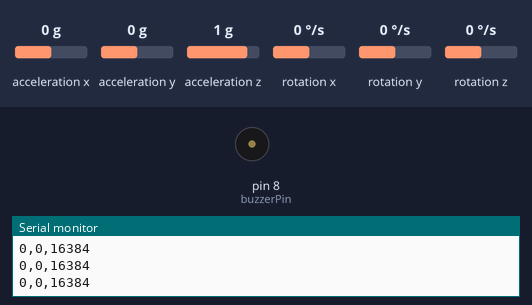
Bench run of a sketch on a simulated Arduino Uno, built with avr-gcc and run on an emulated ATmega328P. Shown: buzzer (waves = sounding, pin HIGH), the last lines printed to the serial monitor. Wiring (inferred from the names in the program): MPU-6050 motion sensor at I2C address 0x68. Inputs (shaded band) come from the test bench; at power-on: acceleration x 0 g, acceleration y 0 g, acceleration z 1 g, rotation x 0 °/s, rotation y 0 °/s, rotation z 0 °/s. Storage starts empty.

Above: at 1.2 s.
1.3 s: acceleration x set to 0.2 g
At 1.57 s:
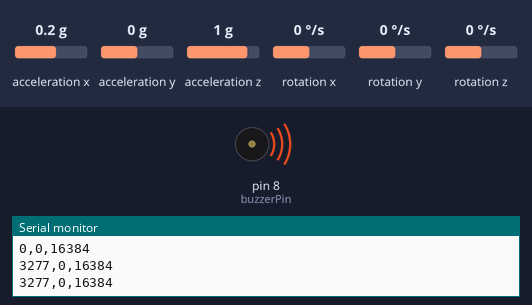
4.3 s: acceleration x set to -1.4 g
At 5.0 s:
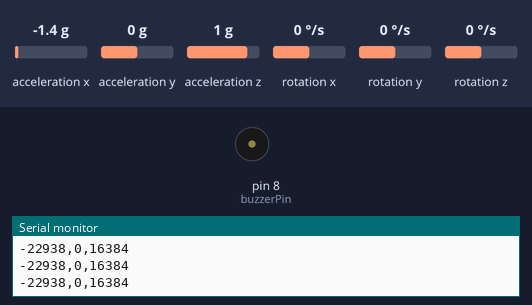
8.8 s: acceleration x set to 0.8 g
At 8.95 s:
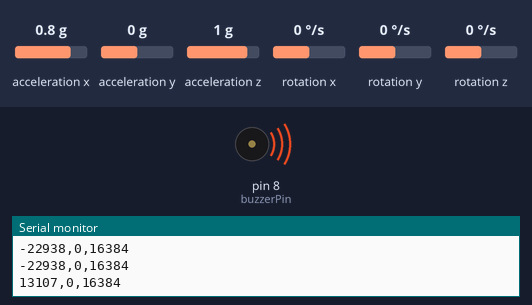
11.8 s: acceleration x set to 0 g
At 12.4 s:
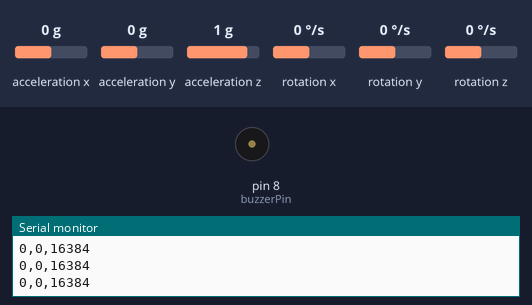
Timing chart, 0 to 14.3 s (numbered marks = the images above; inputs shaded):
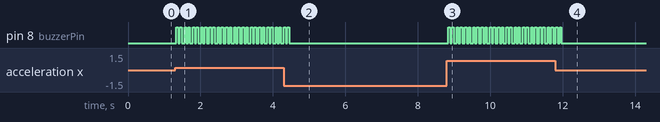

Measured:
- the behaviour switches between 0 and 0.1 g on acceleration x (found by bisection; images 0 and 1)
- after the input at 1.3 s, pin 8 (buzzerPin): alternates HIGH for 0.05 s and LOW for 0.05 s, starting at once
- after the input at 4.3 s, pin 8 (buzzerPin): goes on until 4.5 s, then stays LOW
- after the input at 8.8 s, pin 8 (buzzerPin): alternates HIGH for 0.05 s and LOW for 0.05 s, starting at once
- after the input at 11.8 s, pin 8 (buzzerPin): goes on until 12.0 s, then stays LOW

The sketch:

sismografo.ino
```cpp
//Code written by Antonio Nirta (www.intrageo.it)

#include <SD.h> //Load SD card library
#include<SPI.h> //Load SPI Library
#include "Wire.h"    // imports the wire library for talking over I2C

const int MPU = 0x68;   //Default address of I2C for MPU 6050
const int8_t ACCEL_CONFIG = 0x1C; // configurazione dell’accelerometro
const int8_t PWR_MGMT_1   = 0x6B; // risparmio energia 1 indirizzo del registro
const int8_t ACCEL_XOUT_H = 0x3B; // misure accelerometriche

// settaggio del fondo scala accelerometro
const int8_t AFS_SEL_2G   = 0x00;
const int8_t AFS_SEL_4G   = 0x08;
const int8_t AFS_SEL_8G   = 0x10;
const int8_t AFS_SEL_16G  = 0x18;
float to_g_force;

int16_t AcX, AcY, AcZ;

unsigned long time;


int CS_PIN = 4;                   //SD reader/writer PIN
int buzzerPin = 8;               //Buzzer PIN

void setup(){
  Serial.begin(9600); //turn on serial monitor
  Wire.begin();                   // Wire library initialization
  Wire.beginTransmission(MPU);    // Begin transmission to MPU
  Wire.write(0x6B);               // PWR_MGMT_1 register
  Wire.write(0);                  // MPU-6050 to start mode
  Wire.endTransmission(true);

  pinMode(buzzerPin, OUTPUT);

  // svegliare l’unità mpu-6050
  Wire.beginTransmission(MPU);
  Wire.write(PWR_MGMT_1);
  Wire.write(0);
  Wire.endTransmission();

  // selezionare il fondo scala dell’accelerometro
  int8_t afs_sel = AFS_SEL_2G;

 // impostazioni dell’accelerometro a fondo scala
   Wire.beginTransmission(MPU);
   Wire.write(ACCEL_CONFIG);
   Wire.write(afs_sel);
   Wire.endTransmission();


  if (SD.exists("example.txt")) {
      SD.remove("example.txt");
  }


//Scrivo l'header del file LOG.csv

File file = SD.open("LOG.csv", FILE_WRITE);
if (file)
  {
    String header = "AcX, AcY, AcZ, Time"; //These will be the headers for your excel file, CHANGE "" to whatevr headers you would like to use
    file.println(header);
    file.close();
    Serial.println(header);
  }

}

void loop() {
  Wire.beginTransmission(MPU);      // Start transfer
  Wire.write(0x3B);                 // register 0x3B (ACCEL_XOUT_H), records data in queue
  Wire.endTransmission(false);      // Maintain connection
  Wire.requestFrom(MPU, 14, true);  // Request data to MPU


  //Reads byte by byte

  AcX = Wire.read() << 8 | Wire.read(); // 0x3B (ACCEL_XOUT_H) & 0x3C (ACCEL_XOUT_L)
  AcY = Wire.read() << 8 | Wire.read(); // 0x3D (ACCEL_YOUT_H) & 0x3E (ACCEL_YOUT_L)
  AcZ = Wire.read() << 8 | Wire.read(); // 0x3F (ACCEL_ZOUT_H) & 0x40 (ACCEL_ZOUT_L)

  //Prints values on Serial
  Serial.print(AcX);
  Serial.print(",");
  Serial.print(AcY);
  Serial.print(",");
  Serial.println(AcZ);
  delay(20);

  if (AcX > 0) { beep(50); beep(50); }     //sound from AcX
  if (AcY > 250) { beep(50); beep(50); }        //sound from AcY
  if (AcZ > 19000) { beep(50); beep(50); }    //sound from AcZ


//Time
time = millis();

//Scrivo le accelerazioni nel file LOG.csv
File file = SD.open("LOG.csv", FILE_WRITE);
String parametri = String(AcX) + "," + String(AcY) + "," + String(AcZ) + "," + String(time);

}

//Instructions for beep buzzer
void beep(unsigned char delayms){
  digitalWrite(buzzerPin,HIGH);
  delay(delayms); // wait for a delayms ms
  digitalWrite(buzzerPin,LOW);
  delay(delayms); // wait for a delayms ms
}
```
